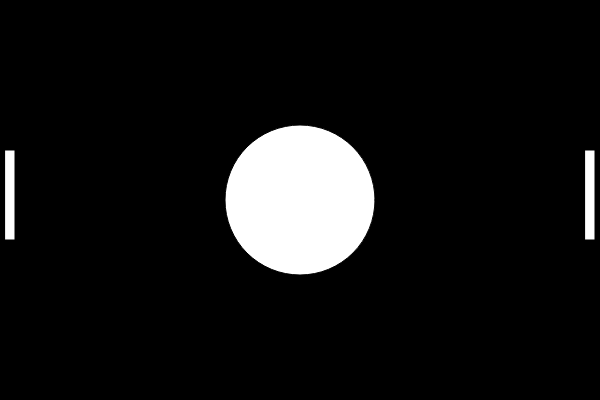
Frame 1 (no input)
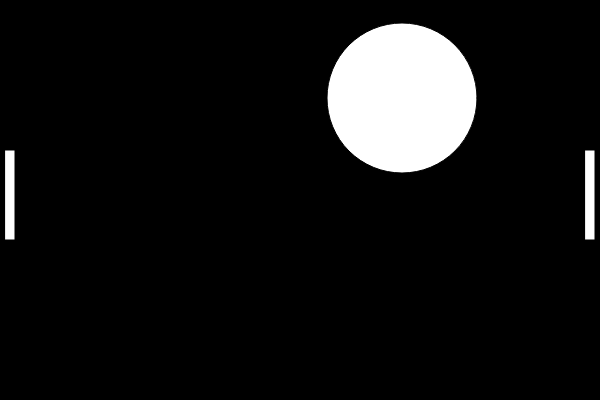
Frame 60 (no input)
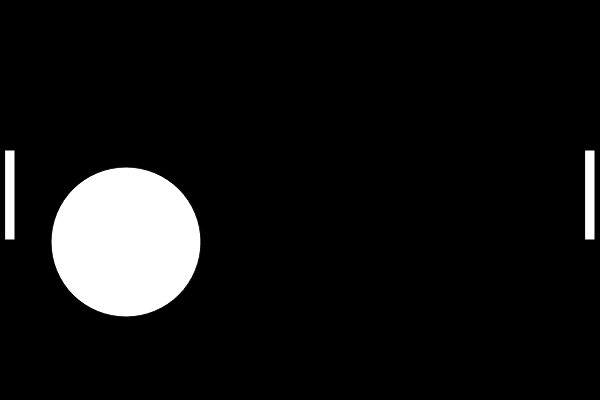
Frame 120 (the mouse pressed at the canvas centre since frame 60)

The p5.js sketch that drew these frames (run headless with seeded random() and noise() and a simulated clock; from frame 60 on, the mouse is pressed at the canvas centre):

// p5.js sketch
// ── sketch.js
//variáveis da bolinha
let xBolinha = 300;
let yBolinha = 200;
let diametro = 150;
let raio = diametro / 2;

//velocidade da bolinha
let velocidadexBolinha = 6;
let velocidadeyBolinha = 6;

// Viriáveis da raquete
let xRaquete = 5;
let yRaquete = 150;
let comprimentoRaquete = 10;
let alturaRaquete = 90;

//Variáveis do oponente
let xRaqueteOponente = 585;
let yRaqueteOponente = 150;
let velocidadeyOponente;

function setup() {
  createCanvas(600, 400);
}

function draw() {
  background(0, 0, 0);
  mostraBolinha();
  movimentaBolinha();
  verificaColisaoBorda();
  mostraRaquete();
  movimentaMinhaRaquete();
  verificaColisaoRaquete();
  mostraRaqueteOponente();
}

function mostraBolinha() {
  circle(xBolinha, yBolinha, diametro);
}

function movimentaBolinha() {
  xBolinha += velocidadexBolinha;
  yBolinha += velocidadeyBolinha;
}

function verificaColisaoBorda() {
  if (xBolinha + raio > width || xBolinha - raio < 0) {
    velocidadexBolinha *= -1;
  }

  if (yBolinha + raio > height || yBolinha - raio < 0) {
    velocidadeyBolinha *= -1;
  }
}

function mostraRaquete() {
  rect(xRaquete, yRaquete, comprimentoRaquete, alturaRaquete);
}

function mostraRaqueteOponente() {
    rect(xRaqueteOponente, yRaqueteOponente, comprimentoRaquete, alturaRaquete);
}
function movimentaMinhaRaquete() {
  if (keyIsDown(UP_ARROW))
  {
    yRaquete -= 10;
  }
  if (keyIsDown(DOWN_ARROW))
  {
    yRaquete += 10;
  }
}

function verificaColisaoRaquete() {
  if (
    xBolinha - raio < xRaquete + comprimentoRaquete &&
    yBolinha - raio < yRaquete + alturaRaquete &&
    yBolinha + raio > yRaquete
  ) {
    velocidadexBolinha *= -1;
  }
}
